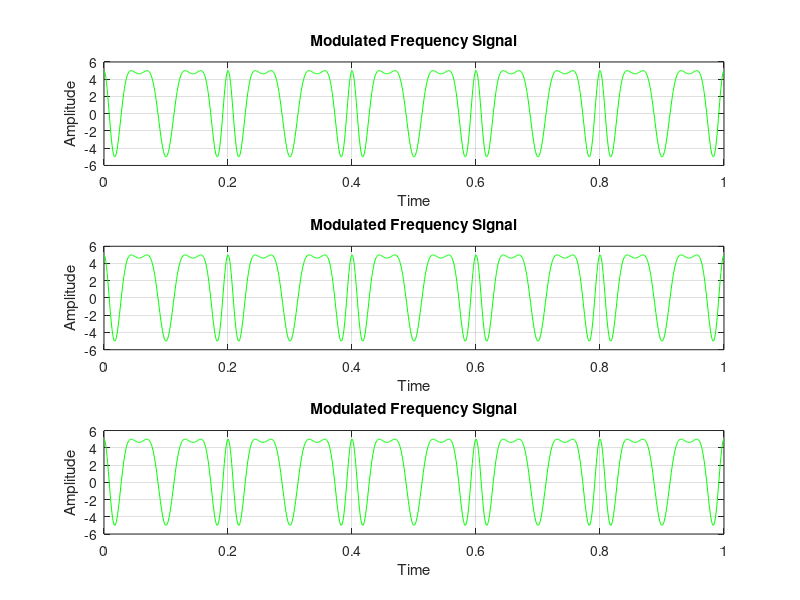

Here is the MATLAB script that generated this plot:
clc;
close all;
clear all;

t = 0:0.001:1;
fs = 1000;
am = input('Enter the amplitude of the message signal: ');
ac = input('Enter the amplitude of the carrier signal: ');
fm = input('Enter the frequency of the message signal: ');
fc = input('Enter the frequency of the carrier signal: ');
for i=1:1:3
B=   input ('Enter the value of modulation index of frequency modulation: ');
xt = am*cos(2*pi*fm*t);
ct = ac*cos(2*pi*fc*t);
sfmt= ac.*cos(2*pi*fc*t + B*sin(2*pi*fm*t))
subplot(3,1,i)
plot(t,sfmt,'g')
title('Modulated Frequency Signal')
xlabel('Time')
ylabel('Amplitude')
grid on;
end
